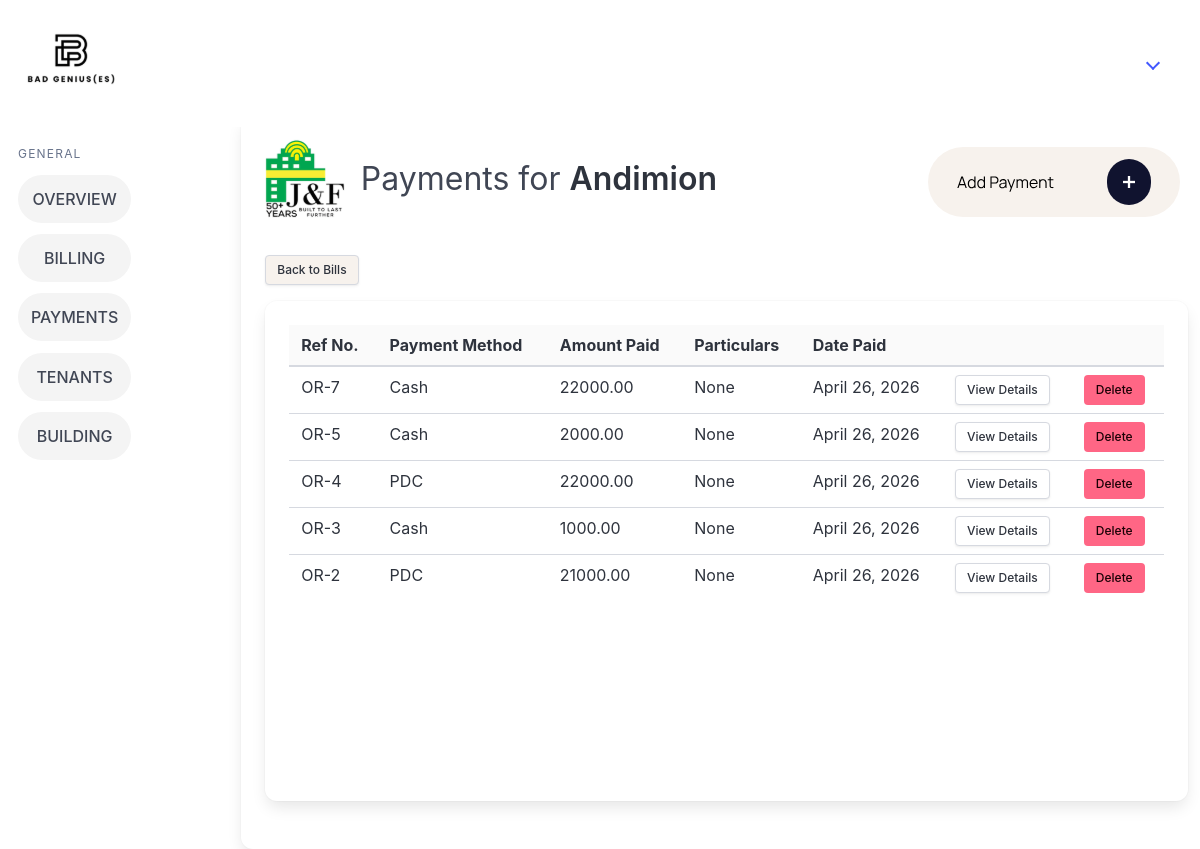
Screenshot of /view_payments/2/ with the database file from the repository.
### billingApp/models.py (models this page shows, shortened)
class Tenant(models.Model):
    companyName = models.CharField(max_length=100, null=True, blank=True)
    contactPerson = models.CharField(max_length=100)
    phoneNumber = models.CharField(max_length=12)
    email = models.CharField(max_length=50)
    carryover_balance = models.DecimalField(max_digits=12, decimal_places=2, default=Decimal('0.00'))
    modified_by = models.ForeignKey("Account", on_delete=models.SET_NULL, null=True, blank=True, related_name="+")
    modified_at = models.DateTimeField(auto_now=True, null=True, blank=True)
    objects = models.Manager

class Payment(models.Model):
    paymentMethodChoices = [
        ('CASH', 'Cash'),
        ('BANK_TRANSFER', 'Bank Transfer'),
        ('PDC', 'PDC'),]
    billingID = models.ForeignKey(BillingRecord, on_delete=models.CASCADE)
    tenantID = models.ForeignKey(Tenant, on_delete=models.CASCADE)
    modified_by = models.ForeignKey("Account", on_delete=models.SET_NULL, null=True, blank=True, related_name="+")
    modified_at = models.DateTimeField(auto_now=True, null=True, blank=True)
    datePaid = models.DateField()
    referenceNumber = models.CharField(max_length=50)
    verificationStatus = models.BooleanField(default=False)
    amountPaid = models.DecimalField(max_digits=12, decimal_places=2)
    subAccountName = models.CharField(max_length=50, null=True, blank=True)
    proofOfPayment = models.FileField(upload_to='proof_of_payment/', null=True, blank=True)
    paymentMethod = models.CharField(max_length=20, choices=paymentMethodChoices, null=True, blank=True)

### billingApp/views.py (the view)
# urls.py: path('view_payments/<int:pk>/', views.view_payments, name='view_payments'),
def view_payments(request, pk):
    tenant = get_object_or_404(Tenant, pk=pk)
    payments = Payment.objects.filter(tenantID=tenant).order_by("-id")
    if not (tenant.companyName or "").strip():
        tenant.companyName_display = tenant.contactPerson
    else:
        tenant.companyName_display = tenant.companyName
    return render(request, 'billingApp/view_payments.html', {"tenant": tenant, "payments": payments})

### billingApp/templates/billingApp/view_payments.html (shortened to what this page needs)
{% extends 'billingApp/base.html' %} {% load static %} {% block logo %}
<div class="card card1">
  <div class="card-content">
    <div class="columns is-4">
      <div class="column is-1">
      </div>
      <div class="column">
        <h1 class="is-size-3 pt-4 pl-4">
          Payments for
          <strong>{{ tenant.companyName_display }}</strong>
        </h1>
      </div>
      {% endblock %} {% block content %}
      <a href="{% url 'add_payment' pk=tenant.id %}" class="p-5">
      </a>
    </div>
    <div class="is-right pb-4">
      <a href="{% url 'view_bills' pk=tenant.id %}" class="button is-small is-right" style="background-color: #f7f2ed">
        Back to Bills
      </a>
    </div>
    <div class="card card3">
      <div class="card-content">
        <table class="table is-fullwidth">
          <thead>
            <tr>
              <th>Ref No.</th>
              <th>Payment Method</th>
              <th>Amount Paid</th>
              <th>Particulars</th>
              <th>Date Paid</th>
              <th></th>
              <th></th>
            </tr>
          </thead>
          <tbody>
            {% for payment in payments %}
            <tr>
              <td>{{ payment.referenceNumber }}</td>
              <td>{{ payment.get_paymentMethod_display }}</td>
              <td>{{ payment.amountPaid }}</td>
              <td>{{ payment.subAccountName }}</td>
              <td>{{ payment.datePaid }}</td>
              <td>
                <a href="{% url 'payment_details' pk=payment.pk %}" class="button is-small">View Details</a>
              </td>
              <td>
                <a href="{% url 'delete_payment' pk=payment.pk %}" class="button is-small is-danger">Delete</a>
              </td>
            </tr>
            {% endfor %}
          </tbody>
        </table>
      </div>
    </div>
       {% endblock %}

### billingApp/static/billingApp/css/style.css (style rules this page uses)
.card1 { margin-left: 80px !important; width: 1200px !important; }
.card3 { min-height: 500px !important; }
thead { background-color: #fafafa !important; }

### rows the page displays
Tenant: companyName_display "Andimion"
Payment: referenceNumber "OR-7", paymentMethod "Cash", amountPaid "22000.00", subAccountName "None", datePaid "April 26, 2026"
Payment: referenceNumber "OR-5", paymentMethod "Cash", amountPaid "2000.00", subAccountName "None", datePaid "April 26, 2026"
Payment: referenceNumber "OR-4", paymentMethod "PDC", amountPaid "22000.00", subAccountName "None", datePaid "April 26, 2026"
Payment: referenceNumber "OR-3", paymentMethod "Cash", amountPaid "1000.00", subAccountName "None", datePaid "April 26, 2026"
Payment: referenceNumber "OR-2", paymentMethod "PDC", amountPaid "21000.00", subAccountName "None", datePaid "April 26, 2026"
